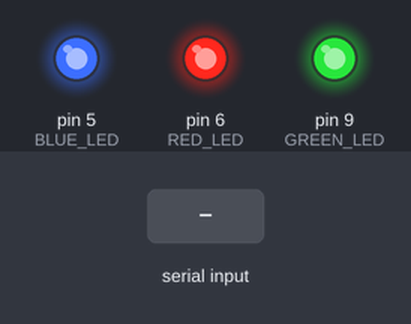
A sketch run on a simulated Arduino Uno, built with avr-gcc and run on an emulated ATmega328P. Shown: output pins drawn as LEDs (lit = HIGH). The test bench sets the inputs (shaded band). EEPROM starts erased; what the sketch prints to the serial monitor is not drawn.

Above: at 1.2 s.
1.3 s: "turn-off" received over Serial
At 2.5 s:
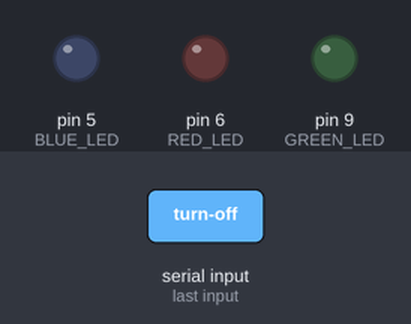
2.8 s: "turn-on" received over Serial
At 3.6 s:
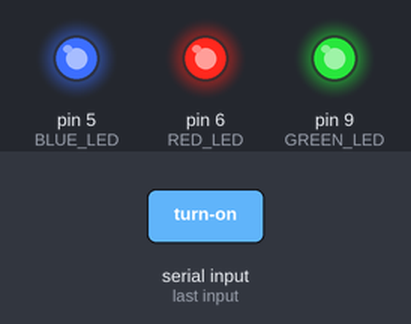
4.3 s: "set-leds" received over Serial
At 5.0 s:
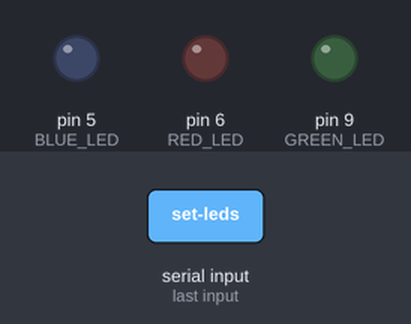
Timing chart, 0 to 7.3 s (numbered marks = the images above; inputs shaded):
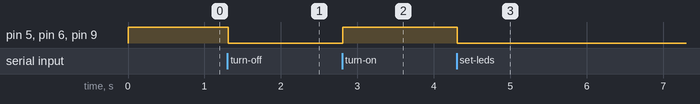

Measured:
- after the input at 1.3 s, pin 5 (BLUE_LED), pin 6 (RED_LED), pin 9 (GREEN_LED): HIGH → LOW at once
- after the input at 2.8 s, pin 5 (BLUE_LED), pin 6 (RED_LED), pin 9 (GREEN_LED): LOW → HIGH at once
- after the input at 4.3 s, pin 5 (BLUE_LED), pin 6 (RED_LED), pin 9 (GREEN_LED): HIGH → LOW at once

The sketch:

strip-control.ino
```cpp
#include <string.h>
#include <EEPROM.h>

#define EEPROM_BUFFER_SIZE 16

// EEPROM storage addresses
#define IS_ON 0
#define GREEN_INTENSITY 1
#define RED_INTENSITY 2
#define BLUE_INTENSITY 3
#define DEBUG_MODE 15

// pins that connect the led strip
#define RED_LED 6
#define BLUE_LED 5
#define GREEN_LED 9

// default initial state
int gBright = 0;
int rBright = 0;
int bBright = 0;
bool isOn = false;

void setup() {
  Serial.begin(9600);
  // put your setup code here, to run once:
  pinMode(GREEN_LED, OUTPUT);
  pinMode(RED_LED, OUTPUT);
  pinMode(BLUE_LED, OUTPUT);

  initStoredState();

  Serial.println("ready");
}

void initStoredState() {
  gBright = EEPROM.read(GREEN_INTENSITY);
  rBright = EEPROM.read(RED_INTENSITY);
  bBright = EEPROM.read(BLUE_INTENSITY);
  isOn = EEPROM.read(IS_ON);

  if (isOn) {
    isOn = false;
    turnOn();
  }

  // debug-print the state
  Serial.print("Initalized with stored LED voltage state ");
  printState();
}

void printState() {
  Serial.print("G:");
  Serial.print(gBright, DEC);
  Serial.print(" R:");
  Serial.print(rBright, DEC);
  Serial.print(" B:");
  Serial.print(bBright, DEC);
  Serial.print(" IS_ON:");
  Serial.println(isOn, BIN);
}

void turnOn() {
  if (!isOn) {
    analogWrite(GREEN_LED, gBright);
    analogWrite(RED_LED, rBright);
    analogWrite(BLUE_LED, bBright);

    isOn = true;
    storeIsOnState();
  }
}

void turnOff() {
  if (isOn) {
    analogWrite(GREEN_LED, 0);
    analogWrite(RED_LED, 0);
    analogWrite(BLUE_LED, 0);

    isOn = false;
    storeIsOnState();
  }
}

void setLeds(int redIntensity, int greenIntensity, int blueIntensity) {
    rBright = redIntensity;
    gBright = greenIntensity;
    bBright = blueIntensity;

    if (isOn) {
      isOn = false;
      turnOn();
    }

    storeLedIntensities();
}

void storeLedIntensities() {
  store(GREEN_INTENSITY, (unsigned char)gBright);
  store(RED_INTENSITY, (unsigned char)rBright);
  store(BLUE_INTENSITY, (unsigned char)bBright);
}

void storeIsOnState() {
  store(IS_ON, isOn);
}

void store(int addr, unsigned char value) {
  if (addr >= EEPROM_BUFFER_SIZE) {
    Serial.print("Store error. Address 0x");
    Serial.print(addr, HEX);
    Serial.print(" exceeds eeprom buffer size");
    return;
  }
  EEPROM.update(addr, value);
}

void clearStore() {
  for (int address = 0; address < EEPROM_BUFFER_SIZE; address++) {
    store(address, 0);
  }
}

void loop() {

}

void serialEvent() {
  String readString;
  String cmd;

  // read any incoming commands
  while (Serial.available()) {
    char c = Serial.read();
    if (isControl(c)) break;
    readString += c;
    delay(1);
  }

  if (readString != "") {
    cmd = readString;
    processCommand(cmd);
  }
}

void processCommand(String cmd) {
  String tokens[16];
  tokenizeCommand(cmd, tokens);

  if (tokens[0] == "turn-on") {
    turnOn();
  } else if (tokens[0] == "turn-off") {
    turnOff();
  } else if (tokens[0] == "set-leds") {
    setLeds(tokens[1].toInt(), tokens[2].toInt(), tokens[3].toInt());
  } else if (tokens[0] == "clear-memory") {
    clearStore();
  } else if (tokens[0] == "print-state") {
    printState();
  } else {
    Serial.println("'" + tokens[0] + "' is an unrecognized command");
  }

}

void tokenizeCommand(String cmd, String* tokens) {
  char cmdStr[100];
  cmd.toCharArray(cmdStr, cmd.length() + 1);
  char* token = strtok(cmdStr, " ");

  int i = 0;
  while (token != NULL) {
    String tokenString = String(token);
    tokens[i] = tokenString;

    token = strtok(NULL, " ");
    i++;
  }
}
```
